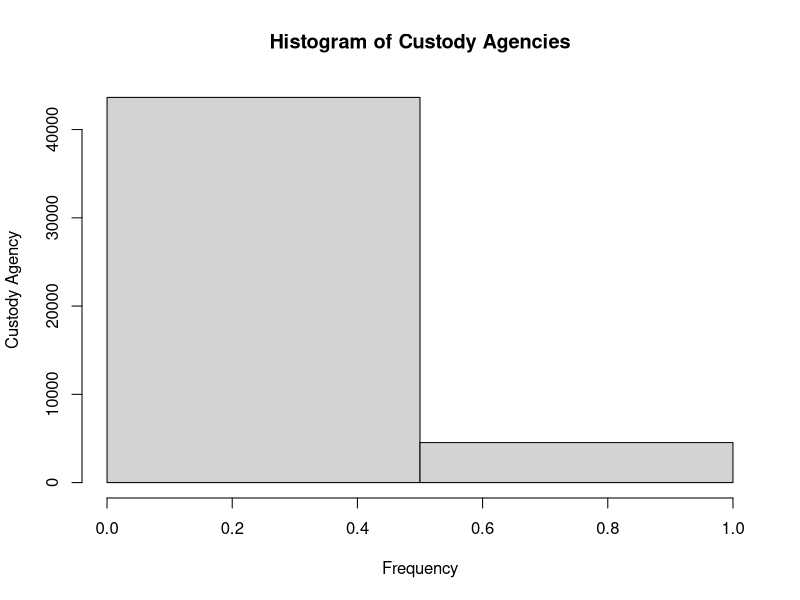

The R source for this figure: (Note: this script raises an error after producing the figure.)
## ---- chunk 1
releases <- read.csv("pdp_state_releases.csv")
untouched.releases <- releases

dim(releases)
head(releases)
## ---- chunk 2
summary(releases)
## ---- chunk 3
releases$custody_numeric <- 0
releases$custody_numeric[releases$custody_agency == "State"] <- 1
## ---- chunk 4
hist(releases$custody_numeric,
     main = "Histogram of Custody Agencies",
     ylab = "Custody Agency",
     xlab = "Frequency",
     breaks = seq(from=0, to=1, by=0.5))
## ---- chunk 5
releases <- separate(releases,
                     col = "date_of_release",
                     into = c("date_of_releases","time"),
                     sep = " ")
unique(releases$time)
releases$time <- NULL
## ---- chunk 6
releases$gender_binary <- 0
releases$gender_binary[releases$sex == "Male"] <- 1
## ---- chunk 7
hist(releases$age,
     main = "Histogram of Ages",
     xlab = "Age",
     ylab = "Frequency",
     ylim = c(0, 5000),
     xlim = c(0,100))
## ---- chunk 8
unique(releases$race_ethnicity)
## ---- chunk 9
releases$race_numeric <- as.numeric(releases$race_ethnicity)
## ---- chunk 10
hist(releases$race_numeric,
     main = "Histogram of Ages",
     xlab = "Age",
     ylab = "Frequency",
     ylim = c(0, 20000))
## ---- chunk 11
hist(releases$race_numeric)
## ---- chunk 12
releases$race_eth_binary <- revalue(releases$race_ethnicity,c("White" = 0,
                                                               "Asian" = 1,
                                                               "Hispanic" = 1,
                                                               "Other" = 1,
                                                               "Black" = 1))
## ---- chunk 13
ols.race <- lm(custody_numeric ~ race_eth_binary, data = releases)
summary(ols.race)
## ---- chunk 14
plot(ols.race, which=1)
## ---- chunk 15
plot(ols.race, which=3)
## ---- chunk 16
plot(ols.race, which=5)
## ---- chunk 17
plot(ols.race)
## ---- chunk 18
ols.race_gender <- lm(custody_numeric ~ race_eth_binary + gender_binary, 
                      data = releases)
summary(ols.race_gender)
## ---- chunk 19
plot(ols.race_gender)
## ---- chunk 20
ols.demographics <- lm(custody_numeric ~ race_eth_binary + gender_binary + age, 
                                          data = releases)
summary(ols.demographics)
## ---- chunk 21
plot(ols.demographics)
